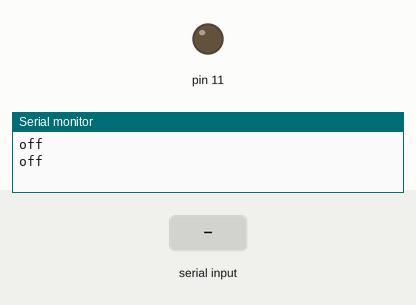
Simulated run of this sketch. Board: Arduino Uno, built with avr-gcc and run on an emulated ATmega328P. Shown: output pins drawn as LEDs (lit = HIGH), the last lines printed to the serial monitor. Inputs (shaded band) come from the test bench.

Above: at 1.2 s.
1.3 s: "A" received over Serial
At 2.3 s:
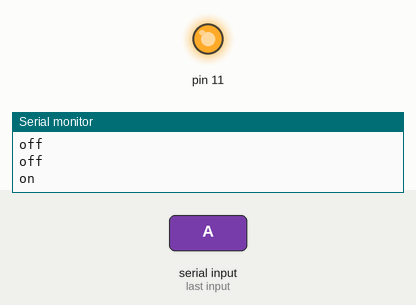
3.5 s: "Z" received over Serial
At 5.0 s:
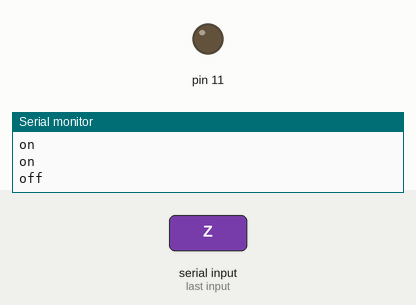
Timing chart, 0 to 6.5 s (numbered marks = the images above; inputs shaded):
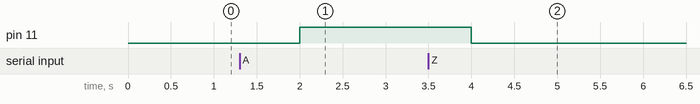

The sketch:

Unity.ino
```cpp
bool lightOn = false;


void setup() {
  // put your setup code here, to run once:
  Serial.begin(9600);
  pinMode(11, OUTPUT);
}

void loop() {
  // put your main code here, to run repeatedly:
  if(Serial.available()) {
    char c = Serial.read();
    if(c) {
      if(c == 'A') {
        lightOn = true;
      }
      else if(c == 'Z') {
        lightOn = false;
      }
      c = NULL;
    }
  }
  if(lightOn) {
    digitalWrite(11, HIGH);
    Serial.println("on");
  }
  else {
    digitalWrite(11, LOW);
    Serial.println("off");
  }

  delay(1000);
}
```

Measured:
- after the input at 1.3 s, pin 11: LOW → HIGH after 0.70 s
- after the input at 3.5 s, pin 11: HIGH → LOW after 0.50 s
